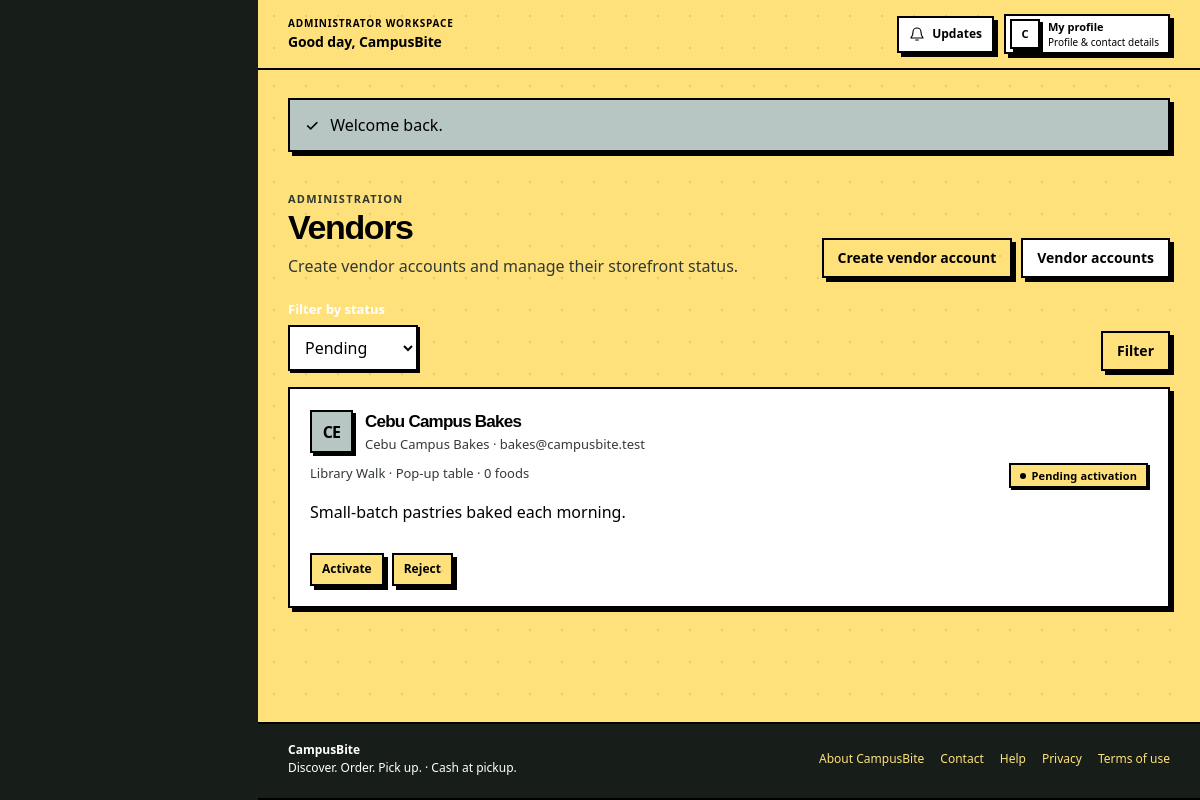
Screenshot of /index.php?r=admin.vendors&status=PENDING (signed in) with the database file from the repository.
### tables this page shows
CREATE TABLE IF NOT EXISTS users (
  id INT UNSIGNED NOT NULL AUTO_INCREMENT,
  role_id TINYINT UNSIGNED NOT NULL,
  full_name VARCHAR(120) NOT NULL,
  email VARCHAR(190) NOT NULL,
  password_hash VARCHAR(255) NOT NULL,
  phone VARCHAR(30) NULL,
  status ENUM('ACTIVE','SUSPENDED') NOT NULL DEFAULT 'ACTIVE',
  last_login_at DATETIME NULL,
  created_at DATETIME NOT NULL DEFAULT CURRENT_TIMESTAMP,
  updated_at DATETIME NOT NULL DEFAULT CURRENT_TIMESTAMP ON UPDATE CURRENT_TIMESTAMP,
  PRIMARY KEY (id),
  UNIQUE KEY uq_users_email (email),
  KEY idx_users_role_status (role_id, status),
  CONSTRAINT fk_users_role FOREIGN KEY (role_id) REFERENCES roles(id) ON DELETE RESTRICT
);

CREATE TABLE IF NOT EXISTS roles (
  id TINYINT UNSIGNED NOT NULL AUTO_INCREMENT,
  name VARCHAR(30) NOT NULL,
  display_name VARCHAR(60) NOT NULL,
  PRIMARY KEY (id),
  UNIQUE KEY uq_roles_name (name)
);

CREATE TABLE IF NOT EXISTS vendors (
  id INT UNSIGNED NOT NULL AUTO_INCREMENT,
  user_id INT UNSIGNED NOT NULL,
  name VARCHAR(120) NOT NULL,
  slug VARCHAR(150) NOT NULL,
  description TEXT NULL,
  pickup_location VARCHAR(180) NOT NULL,
  stall_label VARCHAR(80) NULL,
  prep_minutes SMALLINT UNSIGNED NOT NULL DEFAULT 15,
  logo_media_id BIGINT UNSIGNED NULL,
  status ENUM('PENDING','ACTIVE','REJECTED','SUSPENDED') NOT NULL DEFAULT 'PENDING',
  approved_at DATETIME NULL,
  approved_by INT UNSIGNED NULL,
  created_at DATETIME NOT NULL DEFAULT CURRENT_TIMESTAMP,
  updated_at DATETIME NOT NULL DEFAULT CURRENT_TIMESTAMP ON UPDATE CURRENT_TIMESTAMP,
  PRIMARY KEY (id),
  UNIQUE KEY uq_vendors_user (user_id),
  UNIQUE KEY uq_vendors_slug (slug),
  KEY idx_vendors_status (status),
  CONSTRAINT fk_vendors_user FOREIGN KEY (user_id) REFERENCES users(id) ON DELETE RESTRICT,
  CONSTRAINT fk_vendors_logo FOREIGN KEY (logo_media_id) REFERENCES media(id) ON DELETE SET NULL,
  CONSTRAINT fk_vendors_approver FOREIGN KEY (approved_by) REFERENCES users(id) ON DELETE SET NULL
);

CREATE TABLE IF NOT EXISTS system_settings (
  setting_key VARCHAR(100) NOT NULL,
  setting_value TEXT NOT NULL,
  updated_by INT UNSIGNED NULL,
  updated_at DATETIME NOT NULL DEFAULT CURRENT_TIMESTAMP ON UPDATE CURRENT_TIMESTAMP,
  PRIMARY KEY (setting_key),
  CONSTRAINT fk_settings_updater FOREIGN KEY (updated_by) REFERENCES users(id) ON DELETE SET NULL
);

CREATE TABLE IF NOT EXISTS cms_content (
  id INT UNSIGNED NOT NULL AUTO_INCREMENT,
  content_key VARCHAR(100) NOT NULL,
  title VARCHAR(180) NOT NULL,
  body MEDIUMTEXT NULL,
  section VARCHAR(40) NOT NULL DEFAULT 'page',
  image_media_id BIGINT UNSIGNED NULL,
  is_published TINYINT(1) NOT NULL DEFAULT 1,
  updated_by INT UNSIGNED NULL,
  created_at DATETIME NOT NULL DEFAULT CURRENT_TIMESTAMP,
  updated_at DATETIME NOT NULL DEFAULT CURRENT_TIMESTAMP ON UPDATE CURRENT_TIMESTAMP,
  PRIMARY KEY (id),
  UNIQUE KEY uq_cms_key (content_key),
  KEY idx_cms_section_published (section, is_published),
  CONSTRAINT fk_cms_media FOREIGN KEY (image_media_id) REFERENCES media(id) ON DELETE SET NULL,
  CONSTRAINT fk_cms_updater FOREIGN KEY (updated_by) REFERENCES users(id) ON DELETE SET NULL
);

### views/admin/vendors.php (the view, shortened to what the rows shown need)
<div class="page-heading"><div><h1>Vendors</h1></div></div>
<form class="toolbar" method="get" action="<?= h(app_url('admin.vendors')) ?>"><input type="hidden" name="r" value="admin.vendors"><div class="form-field"><label for="status">Filter by status</label><select id="status" name="status"><option value="">All vendors</option><?php foreach (['PENDING','ACTIVE','SUSPENDED','REJECTED'] as $candidate): ?><option value="<?= h($candidate) ?>"<?= $status===$candidate?' selected':'' ?>><?= h(ucfirst(strtolower($candidate))) ?></option><?php endforeach; ?></select></div><button class="button button-secondary" type="submit">Filter</button></form>
<?php if ($vendors): ?><div class="stack">
  <?php foreach ($vendors as $vendor): ?><article class="panel"><div class="spread"><div><div class="row"><span class="vendor-mark" aria-hidden="true"><?= h(mb_strtoupper(mb_substr($vendor['name'],0,2,'UTF-8'),'UTF-8')) ?></span><div><h2 class="panel-title" style="margin:0"><?= h($vendor['name']) ?></h2><div class="muted small"><?= h($vendor['owner_name']) ?> · <?= h($vendor['email']) ?><?= $vendor['owner_status'] !== 'ACTIVE' ? ' · account ' . h(strtolower($vendor['owner_status'])) : '' ?></div></div></div><p class="muted small" style="margin:10px 0 0"><?= h($vendor['pickup_location']) ?><?= $vendor['stall_label']?' · '.h($vendor['stall_label']):'' ?> · <?= (int) $vendor['food_count'] ?> foods</p><?php if ($vendor['description']): ?><p><?= h($vendor['description']) ?></p><?php endif; ?></div><div><?php $status=$vendor['status']; $badgeLabel=$status==='PENDING'?'Pending activation':status_label($status); require APP_ROOT . '/views/components/status-badge.php'; ?></div></div>
    <div class="row-wrap vendor-actions">
      <?php if ($vendor['status'] !== 'ACTIVE' && $vendor['owner_status'] !== 'ACTIVE'): ?><span class="muted small">Activate owner account before reopening</span><?php elseif ($vendor['status'] !== 'ACTIVE'): $activateLabel = 'Activate'; ?><form method="post" action="<?= h(app_url('admin.vendor.action')) ?>" data-confirm="<?= h($activateLabel) ?> <?= h($vendor['name']) ?>?" class="inline-form"><?= csrf_field() ?><input type="hidden" name="id" value="<?= (int) $vendor['id'] ?>"><input type="hidden" name="action" value="ACTIVATE"><button class="button button-small" type="submit"><?= h($activateLabel) ?></button></form><?php endif; ?>
      <?php if ($vendor['status'] === 'PENDING'): ?><form method="post" action="<?= h(app_url('admin.vendor.action')) ?>" data-confirm="Reject this pending storefront?" class="inline-form"><button class="button button-secondary button-small" type="submit">Reject</button></form><?php endif; ?>
    </div>
  </article><?php endforeach; ?>
</div><?php else: ?><div class="empty-state"><h2>No vendors in this view</h2><p>Vendor accounts you create and their storefronts appear here.</p></div><?php endif; ?>

### views/layouts/header.php (shortened to what the rows shown need)
<?php
$user = current_user();
$unreadCount = 0;
if ($user) {
    try {
        $unreadCount = (int) (db_one('SELECT COUNT(*) AS n FROM notifications WHERE user_id=? AND read_at IS NULL', 'i', [(int) $user['id']])['n'] ?? 0);
    } catch (Throwable $e) { $unreadCount = 0; $cartCount = 0; }
}
$workspaceMode = $user && in_array($user['role'], ['STUDENT', 'VENDOR', 'ADMIN'], true);
$workspaceRoleLabel = match ($user['role'] ?? '') {
    'ADMIN' => 'Administrator',
    'VENDOR' => 'Vendor',
    'STUDENT' => 'Student',
    default => 'Account',
};
$userName = trim((string) ($user['full_name'] ?? ''));
$userFirstName = $userName !== '' ? (explode(' ', $userName)[0] ?? $userName) : 'there';
$userInitial = strtoupper(substr($userFirstName, 0, 1));
?>
<!doctype html>
<html lang="en">
<head>
  <title><?= h(($title ?? 'Discover campus food') . ' · ' . site_name()) ?></title>
  <link rel="stylesheet" href="https://api.fontshare.com/v2/css?f[]=cabinet-grotesk@400,500,700,800&amp;display=swap">
  <link rel="stylesheet" href="https://api.fontshare.com/v2/css?f[]=satoshi@400,500,700&amp;display=swap">
  <link rel="stylesheet" href="<?= h(APP_BASE) ?>/assets/css/app.css">
</head>
<body<?= $workspaceMode ? ' class="workspace-body"' : '' ?>>
<?php if ($workspaceMode): ?>
<div class="workspace-shell" data-workspace-layout>
  <div class="workspace-main">
    <header class="workspace-topbar">
      <div class="workspace-topbar-leading">
        <div class="workspace-greeting">
          <span class="workspace-topbar-kicker"><?= h($workspaceRoleLabel) ?> workspace</span>
          <strong>Good day, <?= h($userFirstName) ?></strong>
        </div>
      </div>
      <div class="workspace-topbar-actions">
        <a class="workspace-updates" href="<?= h(app_url('notifications')) ?>" aria-label="Notifications<?= $unreadCount ? ', ' . (int) $unreadCount . ' unread' : '' ?>">
          <svg viewBox="0 0 24 24" aria-hidden="true" focusable="false"><path d="M18 9a6 6 0 0 0-12 0c0 7-3 7-3 9h18c0-2-3-2-3-9M10 21h4"/></svg>
          <span>Updates</span><?php if ($unreadCount): ?><span class="workspace-topbar-badge"><?= (int) $unreadCount ?></span><?php endif; ?>
        </a>
        <a class="workspace-topbar-account" href="<?= h(app_url('profile')) ?>">
          <span class="workspace-avatar workspace-avatar-small" aria-hidden="true"><?= h($userInitial) ?></span>
          <span class="workspace-topbar-account-label">My profile<small>Profile &amp; contact details</small></span>
        </a>
      </div>
    </header>
    <main class="site-main workspace-site-main" id="main-content">
      <div class="workspace-content">
<?php endif; ?>

### views/components/status-badge.php (shortened to what the rows shown need)
<?php
$badgeStatus = strtoupper((string) ($status ?? ''));
$badgeClass = match ($badgeStatus) {
    'COMPLETED', 'ACTIVE', 'PAID', 'RESTOCK', 'PURCHASE', 'PUBLISHED' => 'status-completed',
    'PENDING', 'UNPAID', 'PREPARING', 'OPEN', 'WASTE' => 'status-pending',
    'CONFIRMED', 'READY', 'RESOLVED' => 'status-ready',
    'CANCELLED', 'REJECTED', 'SUSPENDED', 'HIDDEN', 'DISMISSED' => 'status-cancelled',
    default => 'status-neutral',
};
$badgeText = $badgeLabel ?? status_label($badgeStatus);
?>
<span class="badge <?= h($badgeClass) ?>"><?= h($badgeText) ?></span>

### views/layouts/footer.php
<?php
$footerPages = [];
try {
    $footerPages = db_all("SELECT content_key, title FROM cms_content WHERE section='page' AND is_published=1 ORDER BY content_key");
} catch (Throwable $e) {
}
?>
      </div>
    </main>
    <footer class="site-footer<?= $workspaceMode ? ' workspace-footer' : '' ?>">
      <div class="container footer-inner">
        <div><strong><?= h(site_name()) ?></strong><br><span>Discover. Order. Pick up. · Cash at pickup.</span></div>
        <nav class="footer-links" aria-label="Information">
          <?php foreach ($footerPages as $page): if (preg_match('/^page\.([a-z0-9]+(?:-[a-z0-9]+)*)$/', (string) $page['content_key'], $match)): ?>
            <a href="<?= h(app_url('content', ['page' => $match[1]])) ?>"><?= h($page['title']) ?></a>
          <?php endif; endforeach; ?>
        </nav>
      </div>
    </footer>
<?php if ($workspaceMode): ?>
  </div>
</div>
<?php endif; ?>
</body>
</html>

### rows the page displays
users: role.name "ADMINISTRATOR", full_name "CampusBite", full_name "C"
vendors: status "Pending", name "CE", name "Cebu Campus Bakes", user.full_name "Cebu Campus Bakes", user.email "bakes@campusbite.test", pickup_location "Library Walk", stall_label "Pop-up table", food_count "0", description "Small-batch pastries baked each morning.", status "Pending activation", status.status "Activate"
system_settings: setting_value "CampusBite"
cms_content: title "About CampusBite"
cms_content: title "Contact"
cms_content: title "Help"
cms_content: title "Privacy"
cms_content: title "Terms of use"

### other values shown
$flash['message'] "Welcome back."
